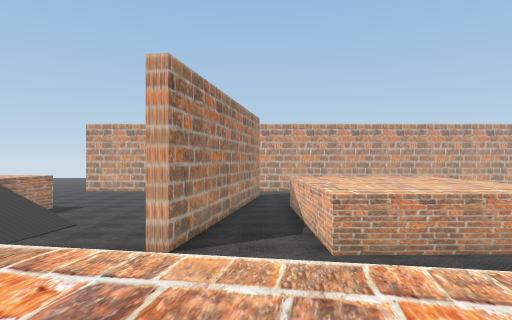
View 1 (above)

24 first-person views from a walk through a scene from a Unity 3-D project. The camera is 1.4 m above the floor, looks level and sees 75° across. The floor is counted in squares, 2 m on a side. Each view is taken from the middle of a square. On the plan, view 1 faces up. The plan holds only what a view shows up to about 10 squares ahead; the rest is blank. The place goes on beyond the plan. The player is left out.

View 2
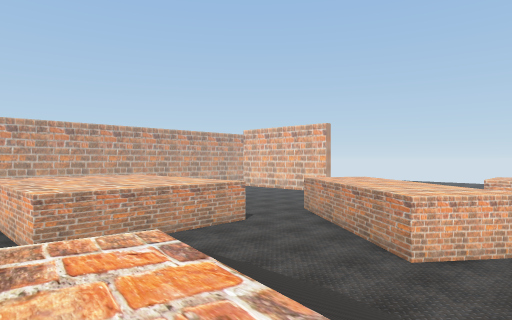

View 3
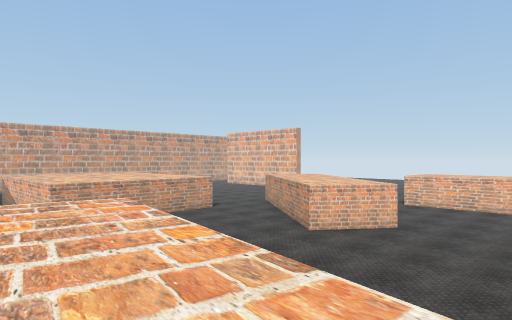

View 4
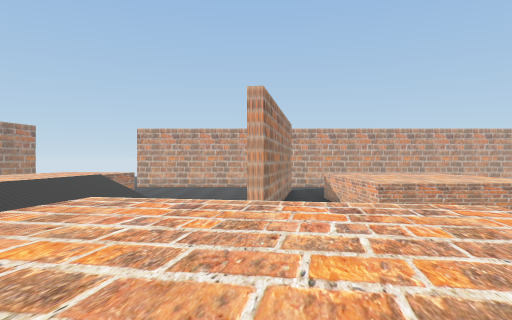

View 5
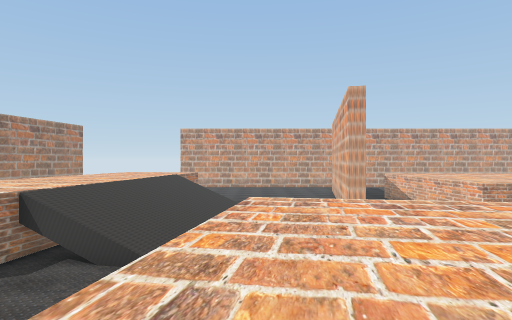

View 6
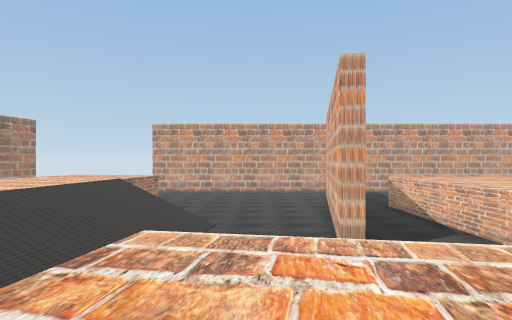

View 7
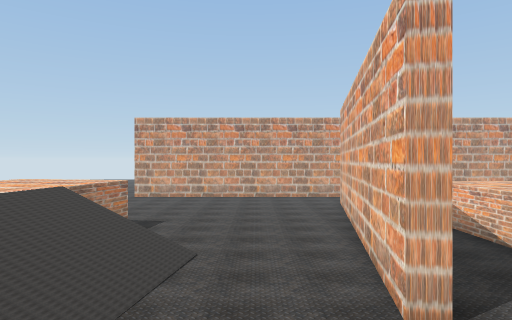

View 8
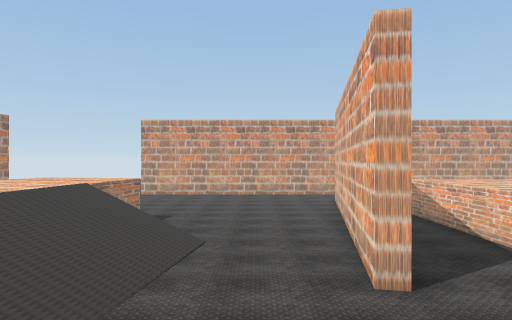

View 9
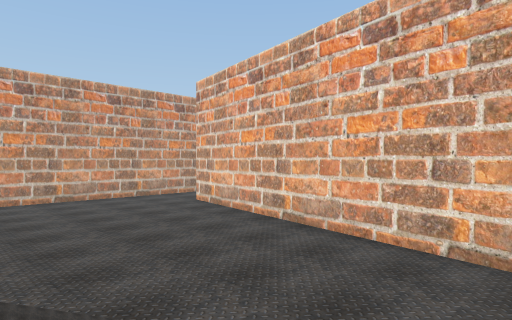

View 10
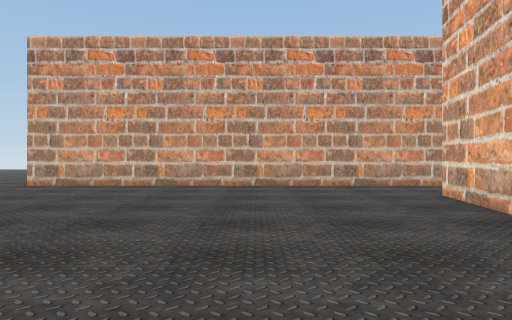

View 11
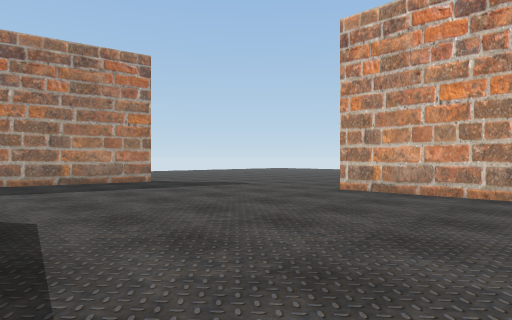

View 12
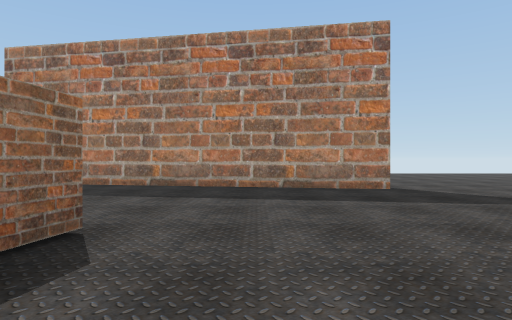

View 13
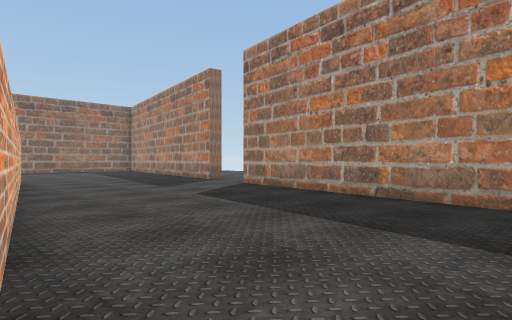

View 14
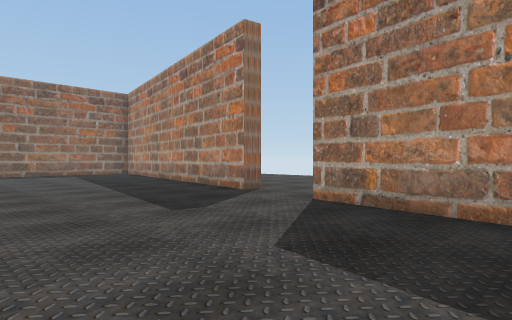

View 15
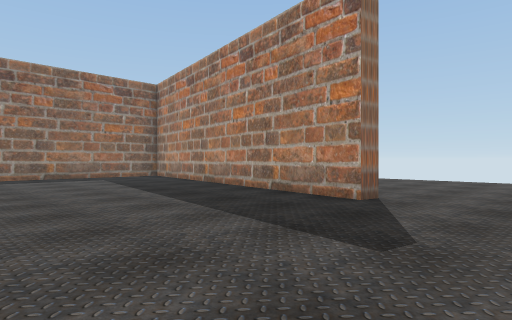

View 16
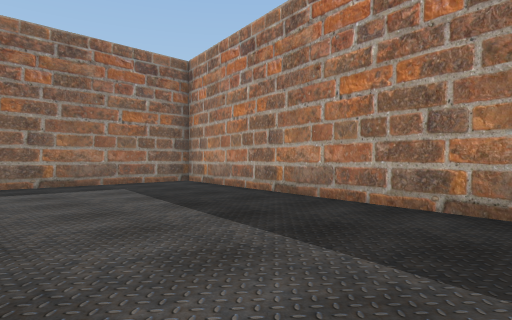

View 17
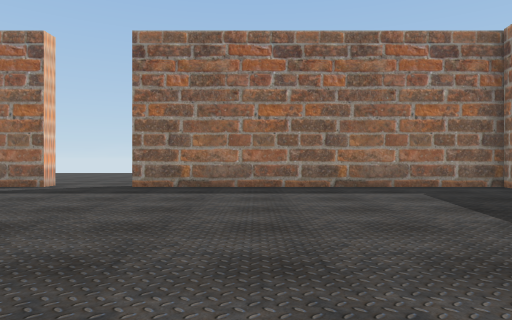

View 18
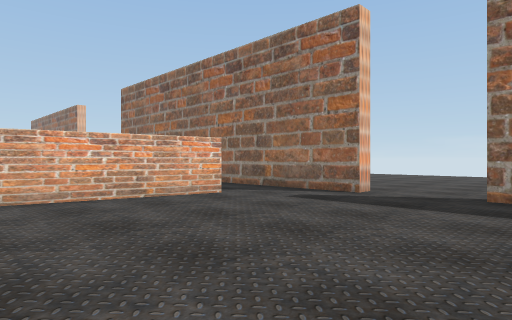

View 19
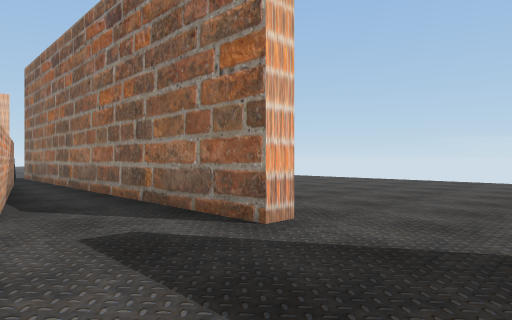

View 20
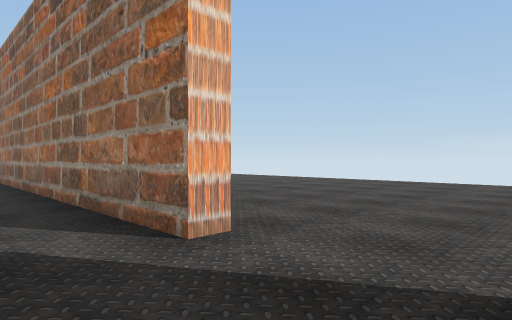

View 21
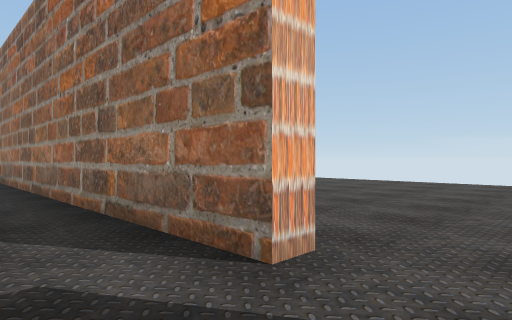

View 22
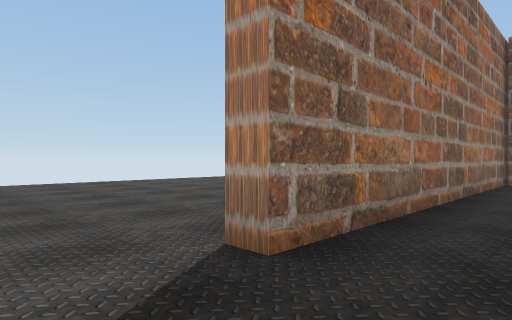

View 23
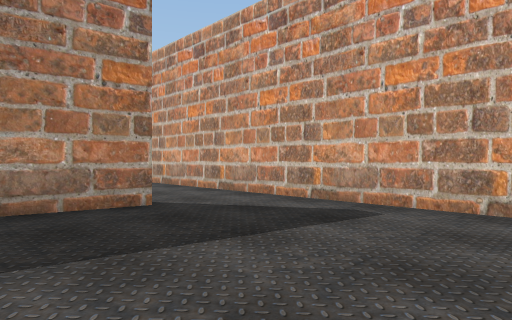

View 24
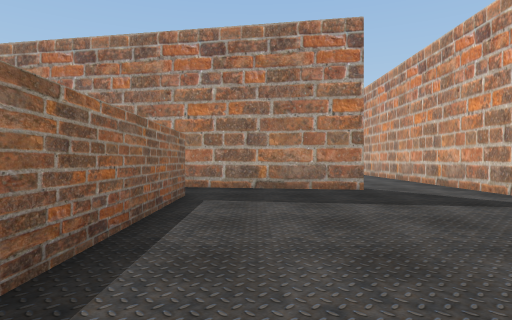

### Floor plan
Key: @ floor where view 1 was taken; # wall or solid block; . main floor; : floor 2.25 m higher than the main floor; + floor 2.5 m higher than the main floor; / step, stairs or slope.
Columns run from 20 left of view 1 to 8 right of it. Each row starts with its distance up from view 1.
 21   ....  ..
 20   ........###############
 19   ........................
 18     #.....................
 17     #...............#......
 16    ##...............#.......
 15    #................#........
 14    #...............##.......
 13    #.....+/ /......#..#####
 12    #.....+++/......#..#
 11    #.....+++/ .....#..#
 10   # ..../+++  /....#..#
  9   #.....#+++///...##..#
  8   #...../+++///...#...#
  7 ........+++////...#...######
  6 ........+++////.............
  5 .#...../ ++////         .....
  4  #.....   +///          .....
  3  #.....   +/#/ // /.    ....#
  2  #......   ... ::::::/ /...##
  1  #....... .....:::::::///..##
  0 ##............/:::::@:///...#
 -1 #.............#::::::/  .....
 -2 #............./::::::/ /.....
 -3 #.............::  : :/ /.....
 -4 #............../#/::
 -5 #.................../
 -6 ##########..###########
 -7         ......
 -8        ........
 -9        .........
-10       ...........
-11      ............
-12      ...........
-13       ..........
-14        ........
-15         .. ...

Positions as (right, up) in squares from view 1, and headings:
1: (0, 0), facing up
2: (0, -1), facing up-right
3: (-1, -4), facing up-right
4: (-2, -3), facing up
5: (-5, -3), facing up
6: (-4, 0), facing up
7: (-4, 3), facing up
8: (-4, 2), facing up
9: (-7, 8), facing up-right
10: (-4, 11), facing up
11: (-6, 13), facing up-left
12: (-8, 15), facing left
13: (-11, 15), facing down-left
14: (-13, 11), facing down-left
15: (-13, 8), facing down-left
16: (-14, 4), facing down-left
17: (-14, 3), facing down
18: (-12, 1), facing down-right
19: (-11, -3), facing down-right
20: (-11, -4), facing down-right
21: (-10, -4), facing down-right
22: (-9, -4), facing down-left
23: (5, 15), facing up-left
24: (8, 15), facing left
